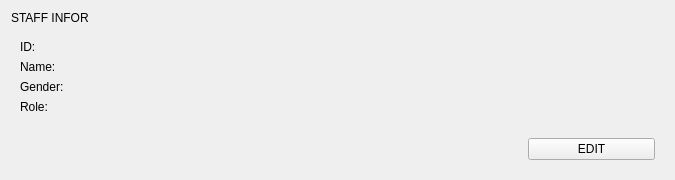
            <widget class="QWidget" name="profileViewPage">
             <layout class="QVBoxLayout" name="verticalLayout_17" stretch="1,5,2">
              <item>
               <widget class="QLabel" name="profileTitleLabel">
                <property name="text">
                 <string>STAFF INFOR</string>
                </property>
               </widget>
              </item>
              <item>
               <widget class="QWidget" name="profileInfoBox" native="true">
                <layout class="QVBoxLayout" name="verticalLayout_18">
                 <item>
                  <widget class="QLabel" name="valStaffId">
                   <property name="text">
                    <string>ID:</string>
                   </property>
                  </widget>
                 </item>
                 <item>
                  <widget class="QLabel" name="valStaffName">
                   <property name="text">
                    <string>Name:</string>
                   </property>
                  </widget>
                 </item>
                 <item>
                  <widget class="QLabel" name="valStaffGender">
                   <property name="text">
                    <string>Gender:</string>
                   </property>
                  </widget>
                 </item>
                 <item>
                  <widget class="QLabel" name="valStaffRole">
                   <property name="text">
                    <string>Role:</string>
                   </property>
                  </widget>
                 </item>
                </layout>
               </widget>
              </item>
              <item>
               <widget class="QWidget" name="profileButtonBox" native="true">
                <layout class="QHBoxLayout" name="horizontalLayout_11" stretch="4,1">
                 <item>
                  <spacer name="horizontalSpacer_5">
                   <property name="orientation">
                    <enum>Qt::Orientation::Horizontal</enum>
                   </property>
                   <property name="sizeHint" stdset="0">
                    <size>
                     <width>555</width>
                     <height>20</height>
                    </size>
                   </property>
                  </spacer>
                 </item>
                 <item>
                  <widget class="QPushButton" name="editProfileButton">
                   <property name="text">
                    <string>EDIT</string>
                   </property>
                  </widget>
                 </item>
                </layout>
               </widget>
              </item>
             </layout>
            </widget>
